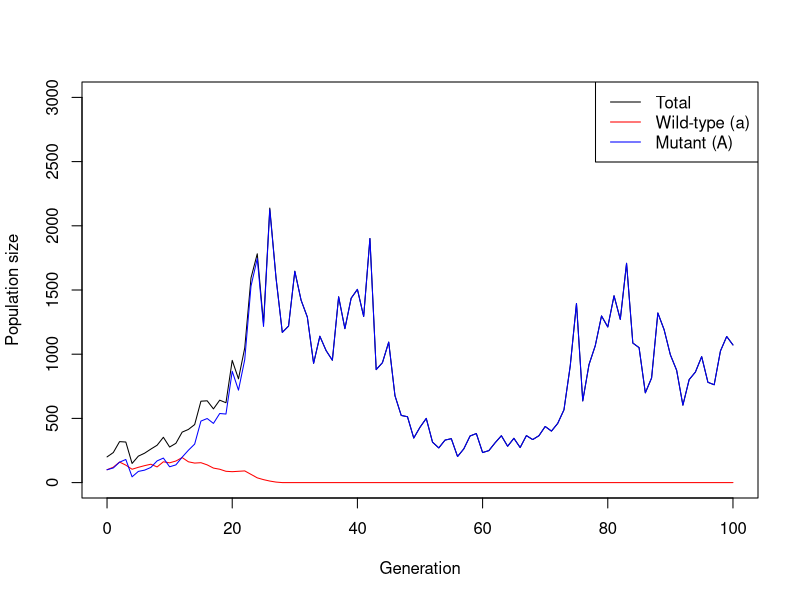
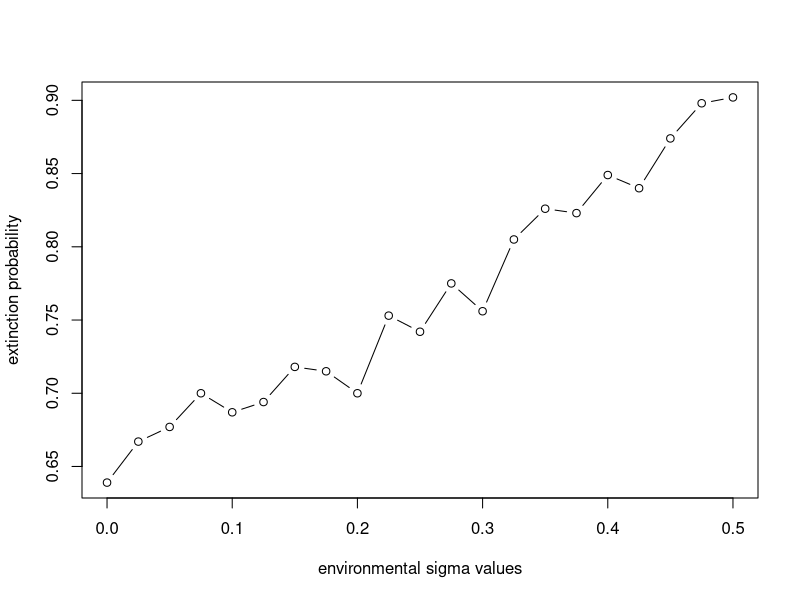
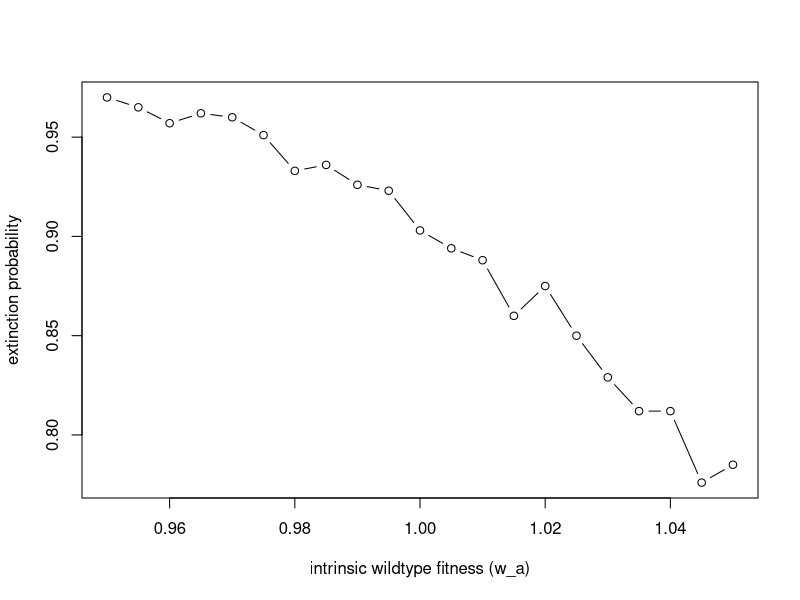
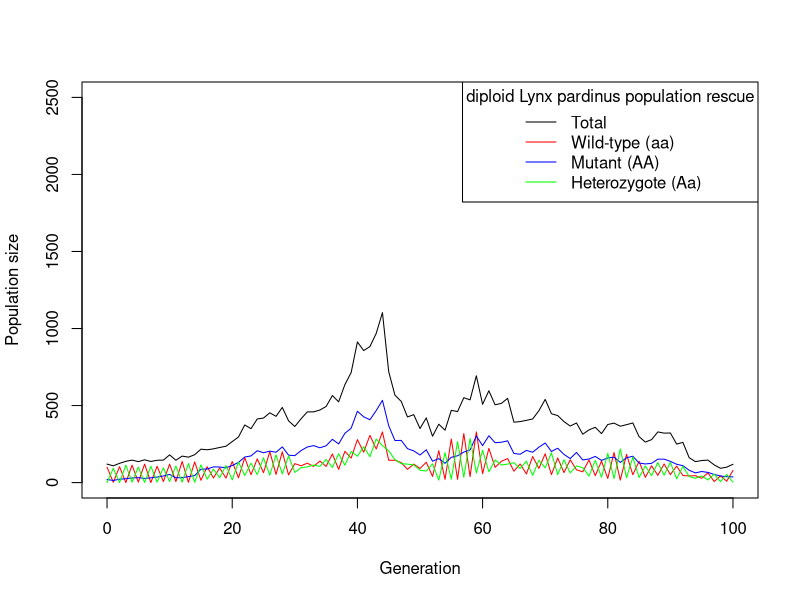
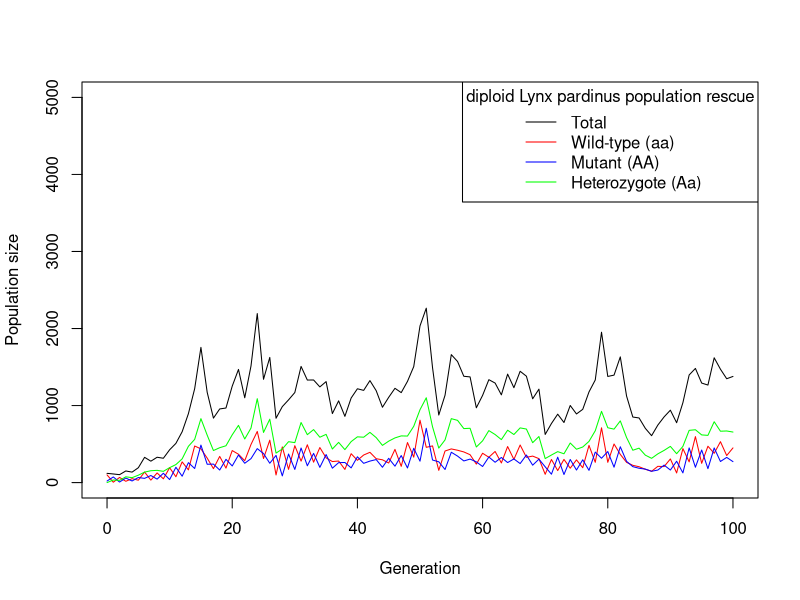
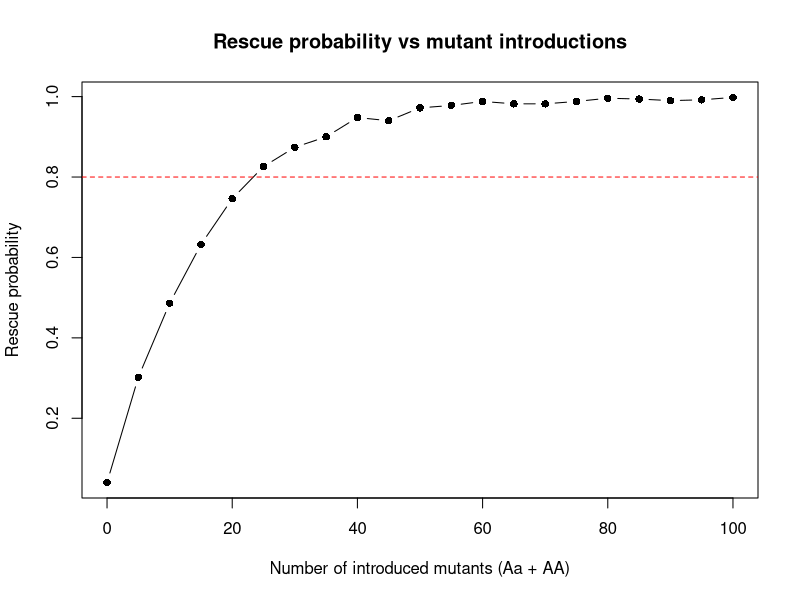

The R source for these figures, in order:
set.seed(42)

simulate_one_gen1 <- function(N_a, N_A, w_a, w_A,  R_rate, sigma_env_a, sigma_env_A, K, A) {

  Ntot <- N_a + N_A # total pop
  
  dens <- max(0, 1 - Ntot / K) # density dependence on total pop. 
  
  allee <- (Ntot / (Ntot + A))^0.5  #Allee effect affecting total pop. 
  
  env_a <- max(0, rnorm(1, mean=1, sd= sigma_env_a))  #env.eff. already normal distributed
  env_A <- max(0, rnorm(1, mean=1, sd= sigma_env_A))
  
  r_a <- w_a*dens*allee                #corrected pop growth formula
  r_A <- w_A*dens*allee
  
  N_a1 <- rpois(1, N_a*r_a*env_a)
  N_A1 <- rpois(1, N_A*r_A*env_A)
  
  return(c(N_a1, N_A1))
  return(c(r_a, r_A))
}

# Test the function
print(simulate_one_gen1(100,20,1.01,1.5,0, sigma_env_a = 0.1, sigma_env_A = 0.3, K=5000, A=20))


N_init_a <- 100
N_init_A <- 20
K <- 5000
A <- 20
t_max <- 100

simulate_pop <- function(N_init_a, N_init_A, w_a, w_A, R_rate, t_max, sigma_env_a, sigma_env_A, K, A) {
  # Create the vector in which to save the results
  pop_vector <- c(N_init_a, N_init_A)
  # initiate the variables
  pop_new <- c(N_init_a, N_init_A)
  
  # run the simulation until generation t_max
  for (i in 1:t_max) {
    # redefine the current population one generation later
    pop_new <- simulate_one_gen1(pop_new[1],pop_new[2], w_a, w_A, R_rate, sigma_env_a, sigma_env_A, K, A)
    # add the new population sizes to the output vector
    pop_vector <- rbind(pop_vector,pop_new)
    # condition to stop the simulation before t_max: either the population exceeds 5000 or it goes extinct
    if (pop_new[1]+pop_new[2]==0) break
  }
  
  # define the row and column names of the output vector
  rownames(pop_vector) <- (0:t_max)[1:length(pop_vector[,1])] # note that the vector has to be cut if the simulation stopped early
  colnames(pop_vector) <- c("a","A")
  # return the result
  return(pop_vector)	
}


# Test the function and plot the result
# set t_max to a value to be used througout
max_gen <- 100
# create your simulation data
output <- simulate_pop(100,100,1.1,1.3,0,max_gen, sigma_env_a=0.1, sigma_env_A=0.3, 5000, 20)
# show the last few lines of the data table
print(tail(output))



# Determine x axis range
x_range <- 0:(nrow(output) - 1)

# Plot total population size
plot(x_range,
     output[,1] + output[,2],
     type = "l",
     ylim = c(0, 3000),
     xlim = c(0, max_gen),
     xlab = "Generation",
     ylab = "Population size")

# Add wild-type individuals (red)
lines(x_range, output[,1], col = "red")

# Add mutant individuals (blue)
lines(x_range, output[,2], col = "blue")

# add legend
legend("topright",
       legend = c("Total", "Wild-type (a)", "Mutant (A)"),
       col = c("black", "red", "blue"),
       lty = 1)

####--------------------------------------- 
#### plotting extinction without rescue: varying sigma env
####---------------------------------------

# Determine how long to run the simulation
t_max <- 20
# Determine the parameter to vary -- here it's w_a
var_sigma <- seq(0, 0.5, by = 0.025)
# compute how many values you are testing
no_var_sigma <- length(var_sigma)

# create array/data frame in which to save the results
arr <- array(NA, dim = c(no_var_sigma,2), dimnames = list(NULL,c("p_ext", "sigma_a"))) 
df <- data.frame(arr)

# Parameters
N0 <- 100
K <- 5000
A <- 20

# Now let's define a function that gives us the output
run_sim_c <- function(N_init_a, N_init_A, w_a, w_A, R_rate, t_max, sigma_env_a, sigma_env_A, K, A)
{
  sim_output_end <- tail(simulate_pop(N_init_a, N_init_A, w_a, w_A, R_rate, t_max, sigma_env_a, sigma_env_A, K, A),1)
  out <- 1
  if (sum(sim_output_end)==0)
  {
    out <- 0
  }
  return(out)
}

# Now we do this many times per parameter value 
counter <- 1
nrep <- 1000
for (choose_sig in var_sigma) {
  #set.seed(1)
  
  results <- replicate(nrep, run_sim_c(100,0,1.05,1.2,0,t_max, sigma_env_a=choose_sig, sigma_env_A=0.1, 5000, 20))
  # print(results)
  
  ###evaluation of sim_a
  p_success <- mean(results)
  p_fail <- 1-p_success
  sd <- sqrt(p_success*(1-p_success))
  
  
  df[counter,1]<- p_fail
  df[counter,2] <- choose_sig
  counter <- counter + 1
}

plot(df$sigma_a, df$p, type = "b", 
     xlab = "environmental sigma values", 
     ylab = "extinction probability")


####------------------------------------------------
#### plot extinction without rescue: varying fitness
####------------------------------------------------

# Determine how long to run the simulation
tmax <- 20
# Determine the parameter to vary -- here it's w_a
var_w_a <- seq(0.95, 1.05, by = 0.005)
# compute how many values you are testing
no_var_w_a <- length(var_w_a)

# create array/data frame in which to save the results
arr <- array(NA, dim = c(no_var_w_a,2), dimnames = list(NULL,c("p_ext", "w_a"))) 
df <- data.frame(arr)

# Parameters
N0 <- 100
K <- 5000
A <- 20

# Now let's define a function that gives us the output
run_sim_c <- function(N_init_a, N_init_A, w_a, w_A, R_rate, t_max, sigma_env_a, sigma_env_A, K, A)
{
  sim_output_end <- tail(simulate_pop(N_init_a, N_init_A, w_a, w_A, R_rate, t_max, sigma_env_a, sigma_env_A, K, A),1)
  out <- 1
  if (sum(sim_output_end)==0)
  {
    out <- 0
  }
  return(out)
}

# Now we do this many times per parameter value 
counter <- 1
nrep <- 1000
for (choose_w_a in var_w_a) {
  #set.seed(1)
  
  results <- replicate(nrep, run_sim_c(100,0,w_a=choose_w_a,1.2,0,tmax, sigma_env_a= 0.3, sigma_env_A=0, K, A))
  # print(results)
  
  ###evaluation of sim
  p_success <- mean(results)
  p_fail <- 1-p_success
  sd <- sqrt(p_success*(1-p_success))
  
  
  df[counter,1]<- p_fail
  df[counter,2] <- choose_w_a
  counter <- counter + 1
}

plot(df$w_a, df$p_ext, type = "b", 
     xlab = "intrinsic wildtype fitness (w_a)", 
     ylab =  "extinction probability")
 

### how to make the population diploid? 
set.seed(42)

simulation_diploid <- function(N_aa, N_Aa, N_AA, w_a, w_Aa, w_A, R_rate, t_max,
                               sigma_env_a, sigma_env_A, sigma_env_Aa, K, A)
   
  {
  
### define parameters: 
AA <- N_AA
Aa <- N_Aa
aa <- N_aa
w_aa <- 1.1
w_Aa <- 1.25
w_AA <- 1.5
sig_a <- 0.1
sig_Aa <- 0.2
sig_A <- 0.3
Ntot <- N_aa+N_Aa+N_AA
K <- 5000
A <- 20

## define dens value and allee effect
dens <- max(0, 1 - Ntot / K) # densitydependence on total pop. 
allee <- (Ntot / (Ntot + A))^0.5  #Allee effect aff. total pop. 

## define r values
r_a <- w_a*dens*allee               #corrected pop growth formula
r_A <- w_A*dens*allee
r_Aa <- w_Aa*dens*allee

## draw env values
env_a <- max(0, rnorm(1, mean=1, sd= sig_a))  #env.eff. already normal distributed
env_A <- max(0, rnorm(1, mean=1, sd= sig_A))
env_Aa <- max(0, rnorm(1, mean=1, sd= sig_Aa))

## draw offspring for A and a from Poisson distribution
N_aa <- rpois(1, N_aa*r_a*env_a)
N_AA <- rpois(1, N_AA*r_A*env_A)
N_Aa <- rpois(1, N_Aa*r_Aa*env_Aa)

## calculate total offspring
total_off <- N_aa+N_Aa+N_AA

if (total_off==0) {
  return(c(N_aa=0, N_Aa=0, N_AA=0))
}
  #break

## calculate A and a Alleles
count_A <- N_AA*2+N_Aa
count_a <- N_aa*2+N_Aa

# calculate HW Allele frequencies
pA <- count_A/2*total_off
pa <- count_a/2*total_off

# calculate HW genotype frequencies
probs <- c(pAA= pA^2, pAa= 2*pA*pa, paa= pa^2)



## draw random offspring 
next_gen_diploid <- as.vector(rmultinom(1, size= total_off, prob=probs))
#as.numeric: returns 3x1 matrix drawn from rmultinom as a flat numeric vector
#rmultinom: assigns random value to each of three genotypes according to HW allele probabilities
#like binomial, only for multiple variables

# calculate next gen offspring
N_AA <- next_gen_diploid[1]
N_Aa <- next_gen_diploid[2]
N_aa <- next_gen_diploid[3]

c(pAA=N_AA, pAa=N_Aa, paa=N_aa)
}

simulation_diploid(100, 0, 20, 1.1, 1.2, 1.3, 0, 100, 0.1 ,0.3, 0.2, 5000, 20)

## now we simulate the diploid population
simulate_diploid <- function(N_init_a, N_init_A, N_init_Aa, w_a, w_A, w_Aa, max_gen, t_max, sig_a, sig_A, sig_Aa, K, A) {
  # Create the vector in which to save the results
  pop_vector <- c(N_init_a, N_init_A, N_init_Aa)
  # initiate the variables
  pop_new <- c(N_init_a, N_init_A, N_init_Aa)
  
  # run the simulation until generation t_max
  for (i in 1:t_max) {
    # redefine the current population one generation later
    pop_new <- simulation_diploid(pop_new[1],pop_new[2],pop_new[3], w_a, w_A, w_Aa, R_rate, sig_a, sig_A, sig_Aa, K, A)
    # add the new population sizes to the output vector
    pop_vector <- rbind(pop_vector,pop_new)
    # condition to stop the simulation before t_max: either the population exceeds 5000 or it goes extinct
    if (pop_new[1]+pop_new[2]+pop_new[3]==0) break
  }
  
  # define the row and column names of the output vector
  rownames(pop_vector) <- (0:t_max)[1:length(pop_vector[,1])] # note that the vector has to be cut if the simulation stopped early
  colnames(pop_vector) <- c("AA","Aa","aa")
  # return the result
  return(pop_vector)	
}


# Test the function and plot the result
# set t_max to a value to be used throughout
max_gen <- 100
# create your simulation data
output<- simulate_diploid(100, 20, 0, 1, 1.5, 1.25, 0, max_gen, 0.1, 0.3, sig_Aa=0.2, K=2000, A=20)
# show the last few lines of the data table
print(tail(output))



# Determine x axis range
x_range <- 0:(nrow(output) - 1)

# Plot total population size
plot(x_range,
     output[,1] + output[,2] + output[,3],
     type = "l",
     ylim = c(0, 2500),
     xlim = c(0, max_gen),
     xlab = "Generation",
     ylab = "Population size", 
     title= "Lynx pardinus diploid population rescue")

# Add wild-type individuals (red)
lines(x_range, output[,1], col = "red")

# Add mutant individuals (blue)
lines(x_range, output[,2], col = "blue")

# Add heterozygote (green)
lines(x_range,output[,3], col = "green")

# Optional: add legend
legend("topright",
       legend = c("Total", "Wild-type (aa)", "Mutant (AA)", "Heterozygote (Aa)"),
       title = "diploid Lynx pardinus population rescue",
       col = c("black", "red", "blue", "green"),
       lty = 1)


###-----------------------------------------------------

### Now what happens if the Mutation is only on one Allele? (Heterozygous)

###-----------------------------------------------------

simulation_heterozyg <- function(N_aa, N_Aa, N_AA, w_a, w_Aa, R_rate, t_max,
                               sigma_env_a, sigma_env_Aa, K, A)
  
{
  
  ### define parameters: 
  AA <- N_AA
  Aa <- N_Aa
  aa <- N_aa
  w_aa <- 1
  w_Aa <- 1.5
  
  sig_a <- 0.1
  sig_Aa <- 0.3
  
  
  Ntot <- N_aa+N_Aa+N_AA
  K <- 5000
  A <- 20
  
  ## define dens value and allee effect
  dens <- max(0, 1 - Ntot / K) # densitydependence on total pop. 
  allee <- (Ntot / (Ntot + A))^0.5  #Allee effect aff. total pop. 
  
  ## define r values
  r_a <- w_a*dens*allee               #corrected pop growth formula

  r_Aa <- w_Aa*dens*allee
  
  ## draw env values
  env_a <- max(0, rnorm(1, mean=1, sd= sig_a))  #env.eff. alr normal dist.
  
  env_Aa <- max(0, rnorm(1, mean=1, sd= sig_Aa))
  
  ## draw offspring for A and a from Poisson distribution
  N_aa <- rpois(1, N_aa*r_a*env_a)
  N_AA <- rpois(1, N_AA*r_Aa*env_Aa)
  N_Aa <- rpois(1, N_Aa*r_Aa*env_Aa)
  
  ## calculate total offspring
  total_off <- N_aa+N_Aa+N_AA
  
  if (total_off==0) {
    return(c(N_aa=0, N_Aa=0, N_AA=0))
  }
  #break
  
  ## calculate A and a Alleles
  count_A <- N_AA*2+N_Aa
  count_a <- N_aa*2+N_Aa
  
  # calculate HW Allele frequencies
  pA <- count_A/2*total_off
  pa <- count_a/2*total_off
  
  # calculate HW genotype frequencies
  probs <- c(pAA= pA^2, pAa= 2*pA*pa, paa= pa^2)
  
  
  
  ## draw random offspring 
  next_gen_diploid <- as.vector(rmultinom(1, size= total_off, prob=probs))
  #as.numeric: returns 3x1 matrix drawn from rmultinom as a flat numeric vector
  #rmultinom: assigns random value to each of three genotypes according to HW allele probabilities
  #like binomial, only for multiple variables
  
  # calculate next gen offspring
  N_AA <- next_gen_diploid[1]
  N_Aa <- next_gen_diploid[2]
  N_aa <- next_gen_diploid[3]
  
  c(pAA=N_AA, pAa=N_Aa, paa=N_aa)
}

simulation_heterozyg(100, 20, 0, 1, 1.5, 0, 100, 0.1 ,0.3, 5000, 20)

## now we simulate the diploid population
simulate_hz <- function(N_init_a, N_init_A, N_init_Aa, w_a, w_Aa, max_gen, t_max, sig_a, sig_Aa, K, A) {
  # Create the vector in which to save the results
  pop_vector <- c(N_init_a, N_init_A, N_init_Aa)
  # initiate the variables
  pop_new <- c(N_init_a, N_init_A, N_init_Aa)
  
  # run the simulation until generation t_max
  for (i in 1:t_max) {
    # redefine the current population one generation later
    pop_new <- simulation_heterozyg(pop_new[1],pop_new[2],pop_new[3], w_a, w_Aa, R_rate, sig_a, sig_Aa, K, A)
    # add the new population sizes to the output vector
    pop_vector <- rbind(pop_vector,pop_new)
    # condition to stop the simulation before t_max: either the population exceeds 5000 or it goes extinct
    if (pop_new[1]+pop_new[2]+pop_new[3]==0) break
  }
  
  # define the row and column names of the output vector
  rownames(pop_vector) <- (0:t_max)[1:length(pop_vector[,1])] # note that the vector has to be cut if the simulation stopped early
  colnames(pop_vector) <- c("AA","Aa", "aa")
  # return the result
  return(pop_vector)	
}


# Test the function and plot the result
# set t_max to a value to be used througout
max_gen <- 100
# create your simulation data
output<- simulate_hz(100, 0, 20, 1, 1.5, 0, max_gen, 0.1, sig_Aa=0.3, K=5000, A=20)
# show the last few lines of the data table
print(tail(output))



# Determine x axis range
x_range <- 0:(nrow(output) - 1)

# Plot total population size
plot(x_range,
     output[,1] + output[,2] + output[,3],
     type = "l",
     ylim = c(0, 5000),
     xlim = c(0, max_gen),
     xlab = "Generation",
     ylab = "Population size", 
     title= "Lynx pardinus diploid population rescue")

# Add wild-type individuals (red)
lines(x_range, output[,1], col = "red")

# Add mutant individuals (blue)
lines(x_range, output[,3], col = "blue")

# Add heterozygote (green)
lines(x_range,output[,2], col = "green")

# Optional: add legend
legend("topright",
       legend = c("Total", "Wild-type (aa)", "Mutant (AA)", "Heterozygote (Aa)"),
       title = "diploid Lynx pardinus population rescue",
       col = c("black", "red", "blue", "green"),
       lty = 1)


### what fraction of mutants rescues the initial population (at 80%?)

####------------NEW TRY----------------------------

set.seed(1)

### --- One-generation simulation --- ###
simulation_diploid <- function(N_aa, N_Aa, N_AA,
                               w_aa, w_Aa, w_AA,
                               sigma_env_aa, sigma_env_Aa, sigma_env_AA,
                               K, A) {
  
  Ntot <- N_aa + N_Aa + N_AA
  if (Ntot <= 0) return(c(AA = 0, Aa = 0, aa = 0))
  
  # Density dependence & Allee effect
  dens  <- max(0, 1 - Ntot / K)
  allee <- (Ntot / (Ntot + A))^0.5
  
  # Environmental noise
  env_aa <- max(0, rnorm(1, mean = 1, sd = sigma_env_aa))
  env_Aa <- max(0, rnorm(1, mean = 1, sd = sigma_env_Aa))
  env_AA <- max(0, rnorm(1, mean = 1, sd = sigma_env_AA))
  
  # Growth rates
  r_aa <- w_aa * dens * allee
  r_Aa <- w_Aa * dens * allee
  r_AA <- w_AA * dens * allee
  
  # Offspring numbers
  N_aa <- rpois(1, N_aa * r_aa * env_aa)
  N_Aa <- rpois(1, N_Aa * r_Aa * env_Aa)
  N_AA <- rpois(1, N_AA * r_AA * env_AA)
  
  total_off <- N_aa + N_Aa + N_AA
  if (total_off == 0) return(c(AA = 0, Aa = 0, aa = 0))
  
  # Allele frequencies
  pA <- (2 * N_AA + N_Aa) / (2 * total_off)
  pa <- 1 - pA
  
  # Genotype frequencies (Hardy-Weinberg)
  probs <- c(AA = pA^2, Aa = 2 * pA * pa, aa = pa^2)
  
  # Next generation (multinomial draw)
  next_gen <- as.vector(rmultinom(1, size = total_off, prob = probs))
  names(next_gen) <- c("AA", "Aa", "aa")
  
  return(next_gen)
}


### --- Full population trajectory --- ###
simulate_population <- function(N_aa0, N_Aa0, N_AA0,
                                w_aa, w_Aa, w_AA,
                                sigma_env_aa, sigma_env_Aa, sigma_env_AA,
                                K, A, t_max = 100) {
  
  pop <- matrix(NA, nrow = t_max, ncol = 3)
  colnames(pop) <- c("AA", "Aa", "aa")
  pop[1, ] <- c(N_AA0, N_Aa0, N_aa0)
  
  for (t in 2:t_max) {
    pop[t, ] <- simulation_diploid(pop[t-1, "aa"], pop[t-1, "Aa"], pop[t-1, "AA"],
                                   w_aa, w_Aa, w_AA,
                                   sigma_env_aa, sigma_env_Aa, sigma_env_AA,
                                   K, A)
    if (sum(pop[t, ]) == 0) break  # extinction
  }
  return(pop[1:t, ])
}


### --- Monte Carlo estimator --- ###
## used to estimate extinction frequency in a given number of trials when stochasticity in ecological parameters 
## (in this case environmental fluctuation) are involved
rescue_prob <- function(mutants, N_aa0 = 100,
                        w_aa = 1.1, w_Aa = 1.2, w_AA = 1.3,
                        sigma_env_aa = 0.1, sigma_env_Aa = 0.2, sigma_env_AA = 0.3,
                        K = 5000, A = 20, t_max = 100,
                        nsim = 500, rescue_threshold = 500) {
  
  N_AA0 <- floor(mutants / 2)
  N_Aa0 <- ceiling(mutants / 2)
  
  hits <- replicate(nsim, {
    out <- simulate_population(N_aa0, N_Aa0, N_AA0,
                               w_aa, w_Aa, w_AA,
                               sigma_env_aa, sigma_env_Aa, sigma_env_AA,
                               K, A, t_max)
    any(rowSums(out) >= rescue_threshold)
  })
  mean(hits)
}

### --- Sweep over introductions --- ###
target <- 0.8
mutant_range <- seq(0, 100, by = 5)

res_tab <- data.frame(mutants = mutant_range, p_rescue = NA_real_)

for (i in seq_along(mutant_range)) {
  res_tab$p_rescue[i] <- rescue_prob(mutants = mutant_range[i])
  cat("Mutants:", mutant_range[i], "- P_rescue:", round(res_tab$p_rescue[i], 3), "\n")
}

# Find minimal mutants achieving target probability
cand <- subset(res_tab, p_rescue >= target)
if (nrow(cand) > 0) {
  min_mutants <- min(cand$mutants)
  message(sprintf("Minimal number of mutants for ≥ %.0f%% rescue: %d individuals",
                  target * 100, min_mutants))
} else {
  message("No value reached the 80% rescue threshold. Increase mutant range or adjust parameters.")
}

# Plot results
plot(res_tab$mutants, res_tab$p_rescue, type = "b", pch = 16,
     xlab = "Number of introduced mutants (Aa + AA)",
     ylab = "Rescue probability",
     main = "Rescue probability vs mutant introductions")
abline(h = target, col = "red", lty = 2)
